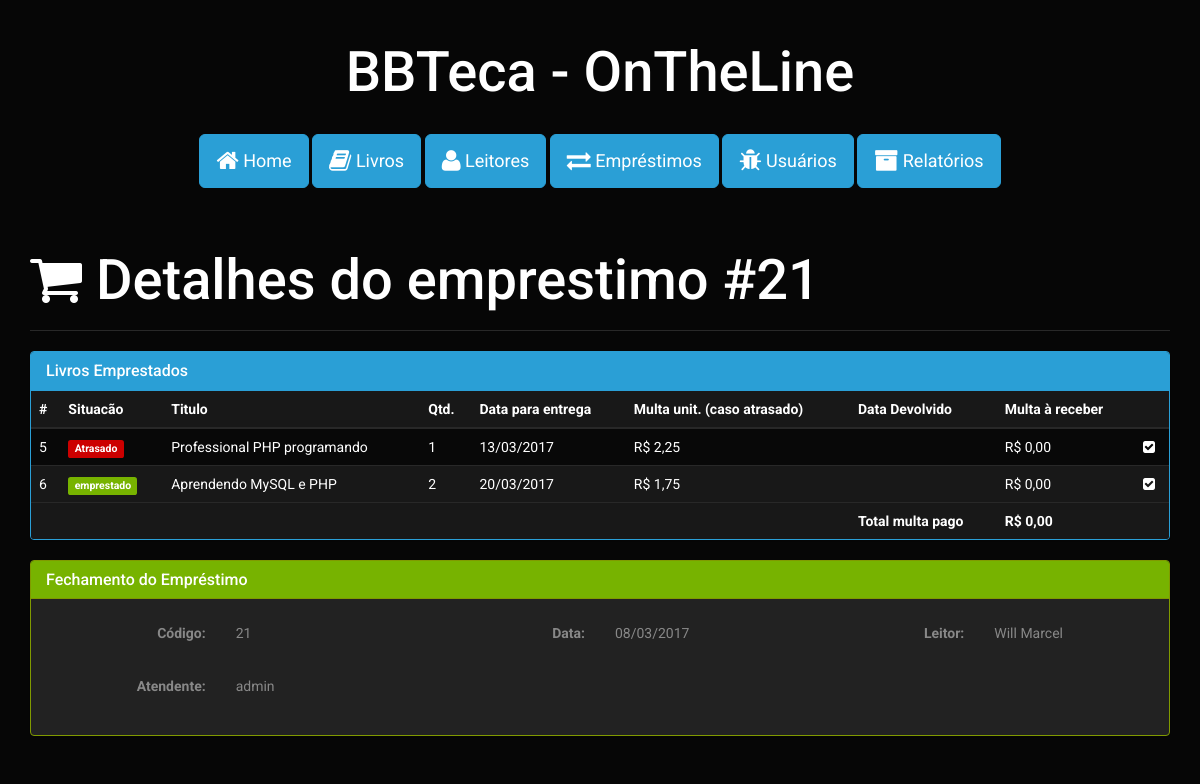
Screenshot of /emprestimos-detalhes.php?idemprestimo=21 (signed in) with the database file from the repository.
### tables this page shows
CREATE TABLE `emprestimoslivros` (
  `idlivro` int(11) NOT NULL,
  `idemprestimo` int(11) NOT NULL,
  `multa_atraso_pg` decimal(15,0) NOT NULL,
  `qtd_emprestado` int(5) NOT NULL,
  `data_previa` datetime NOT NULL,
  `data_devolvido` datetime DEFAULT NULL
);

CREATE TABLE `livros` (
  `cod_livro` int(11) NOT NULL,
  `titulo` varchar(120) NOT NULL,
  `autor` varchar(100) NOT NULL,
  `descricao` varchar(100) NOT NULL,
  `editora` varchar(100) NOT NULL,
  `edicao` varchar(100) NOT NULL,
  `exemplares` int(11) NOT NULL,
  `multa_atraso` decimal(15,2) NOT NULL,
  `status` char(1) NOT NULL,
  `dias_dev` int(2) NOT NULL
);

CREATE TABLE `emprestimos` (
  `cod_controle` int(11) NOT NULL,
  `id_leitor` int(11) NOT NULL,
  `idusuario` int(11) NOT NULL,
  `data_emprestimo` date NOT NULL,
  `status` char(2) NOT NULL
);

CREATE TABLE `leitor` (
  `cod_leitor` int(11) NOT NULL,
  `nome` varchar(30) NOT NULL,
  `endereco` varchar(30) NOT NULL,
  `num_endereco` varchar(12) NOT NULL,
  `bairro` varchar(30) NOT NULL,
  `telefone` varchar(15) NOT NULL,
  `email` varchar(30) NOT NULL,
  `status` char(1) NOT NULL
);

CREATE TABLE `usuario` (
  `cod_usuario` int(11) NOT NULL,
  `nome` varchar(30) NOT NULL,
  `email` varchar(30) NOT NULL,
  `senha` varchar(20) NOT NULL,
  `status` char(1) NOT NULL
);

### emprestimos-detalhes.php (the view, shortened to what this page needs)
<?php
require './lib/funcoes.php';
require './lib/conexao.php';
$idemprestimo = (int)$_GET['idemprestimo'];
$sql = "Select
	E.cod_controle,
	E.data_emprestimo,
	L.nome leitorNome,
	u.nome usuarioNome
From emprestimos E
Inner Join leitor L
	On (L.cod_leitor = E.id_leitor)
Inner Join usuario u
	On (u.cod_usuario = E.idusuario)
Where
    (E.cod_controle = $idemprestimo)
    And (E.status = " . EMPRESTIMO_FECHADO . ")";
$consulta = mysqli_query($con, $sql);
$emprestimo = mysqli_fetch_assoc($consulta);
?>
<!DOCTYPE html>
<html lang="pt-br">
<head>
</head>
<body>
<div class="container">
    <div class="page-header">
        <h1><i class="fa fa-shopping-cart"></i> Detalhes do emprestimo #<?php echo $idemprestimo; ?></h1>
    </div>
    <div class="panel panel-primary">
        <div class="panel-heading">
            <h3 class="panel-title">Livros Emprestados</h3>
        </div>
        <table class="table table-striped table-hover">
            <thead>
            <tr>
                <th>#</th>
                <th>Situacão</th>
                <th>Titulo</th>
                <th>Qtd.</th>
                <th>Data para entrega</th>
                <th>Multa unit. (caso atrasado)</th>
                <th>Data Devolvido</th>
                <th>Multa à receber</th>
                <th></th>
            </tr>
            </thead>
            <tbody>
            <?php
            $sql = "Select * From emprestimoslivros E Inner Join livros L On (L.cod_livro = E.idlivro)
            Where (E.idemprestimo = $idemprestimo)";
            $consulta = mysqli_query($con, $sql);
            $multaTotal = 0;
            $total= 0;
            while ($livro = mysqli_fetch_assoc($consulta)) {
                ?>
                <tr>
                    <td><?php echo $livro['cod_livro']; ?></td>
                    <td>
                        <?php if($livro['data_devolvido'] == NULL && $livro['data_previa'] >= date('Y-m-d')) { ?>
                            <span class="label label-success">emprestado</span>
                        <?php } else {
                            if ($livro['data_devolvido'] != NULL){?>
                                <span class="label label-default">devolvido</span>
                            <?php } else{ ?>
                                <span class="label label-danger">Atrasado</span>
                                <?php } ?>
                        <?php } ?>
                    </td>
                    <td><?php echo $livro['titulo']; ?></td>
                    <td><?php echo $livro['qtd_emprestado']; ?></td>
                    <td><?php echo date('d/m/Y', strtotime($livro['data_previa'])); ?></td>
                    <td>R$ <?php echo number_format($livro['multa_atraso'], 2, ',', '.'); ?></td>
                    <td><?php if ($livro['data_devolvido'] != NULL) {
                            echo date('d/m/Y', strtotime($livro['data_devolvido']));
                        } else {
                            echo "";
                        } ?>
                    </td>
                    <td>R$ <?php
                        if ($livro['data_devolvido'] == NULL || $livro['data_devolvido'] < $livro['data_previa']) {
                            echo "0,00";
                        } else {
                            echo number_format($total, 2, ',', '.');
                        } ?>
                    </td>
                    <td> <?php if ($livro['data_devolvido'] == NULL) { ?>
                            <a href="emprestimos-devolvendo.php?acao=2&idemprestimo=<?php echo $livro['idemprestimo']; ?>&idlivro=<?php echo $livro['idlivro']; ?>"
                               title="Devolver livro"><i class="fa fa-check-square"></i></a>
                        <?php } else { ?>
                            <a href="emprestimos-devolvendo.php?acao=3&idemprestimo=<?php echo $livro['idemprestimo']; ?>&idlivro=<?php echo $livro['idlivro']; ?>"
                               title="Reverter devolução"><i class="fa fa-undo"></i></a>
                        <?php } ?>
                    </td>
                </tr>
            <?php } ?>
            </tbody>
            <tfoot>
            <tr>
                <th colspan="6"></th>
                <th>Total multa pago</th>
                <th colspan="2">R$ <?php
                    echo number_format($multaTotal, 2, ',', '.'); ?>
                </th>
            </tr>
            </tfoot>
        </table>
    </div>
    <form class="form-horizontal" method="post" action="emprestimos-fechar.php">
        <div class="panel panel-success">
            <div class="panel-heading">
                <h3 class="panel-title">Fechamento do Empréstimo</h3>
            </div>
            <div class="panel-body">
                <div class="form-group">
                    <label for="fleitor" class="col-sm-2 control-label">Código:</label>
                    <div class="col-sm-2">
                        <p class="form-control-static"><?php echo $idemprestimo; ?></p>
                    </div>
                    <label for="fleitor" class="col-sm-2 control-label">Data:</label>
                    <div class="col-sm-2">
                        <p class="form-control-static"><?php echo date('d/m/Y', strtotime($emprestimo['data_emprestimo'])); ?></p>
                    </div>
                    <label for="fleitor" class="col-sm-2 control-label">Leitor:</label>
                    <div class="col-sm-2">
                        <p class="form-control-static"><?php echo $emprestimo['leitorNome']; ?></p>
                    </div>
                </div>
                <div class="form-group">
                    <label for="fleitor" class="col-sm-2 control-label">Atendente:</label>
                    <div class="col-sm-2">
                        <p class="form-control-static"><?php echo $emprestimo['usuarioNome']; ?></p>
                    </div>
                </div>
            </div>
        </div>
    </form>
</div>
</body>
</html>

### rows the page displays
emprestimoslivros: idlivro.cod_livro "5", shows "Atrasado", idlivro.titulo "Professional PHP programando", qtd_emprestado "1", data_previa "13/03/2017", idlivro.multa_atraso "2,25", shows "0,00"
emprestimoslivros: idlivro.cod_livro "6", shows "emprestado", idlivro.titulo "Aprendendo MySQL e PHP", qtd_emprestado "2", data_previa "20/03/2017", idlivro.multa_atraso "1,75", shows "0,00"
emprestimos: data_emprestimo "08/03/2017", id_leitor.nome "Will Marcel", idusuario.nome "admin"

### other values shown
$idemprestimo "21"
$multaTotal "0,00"
